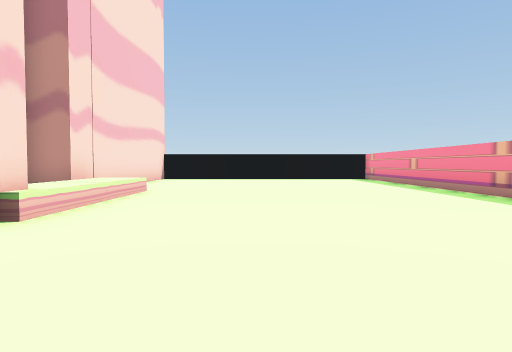
view 1 (above)

13 first-person views from a walk through a Unity game level. The camera is 0.59 m above the floor, tilts 2° down and sees 75° across. The floor is counted in squares, 1 m on a side. Each view is taken from the middle of a square. On the plan, view 1 faces up. The plan holds only what a view shows up to about 9 squares ahead; the rest is blank. The player is left out.

view 2
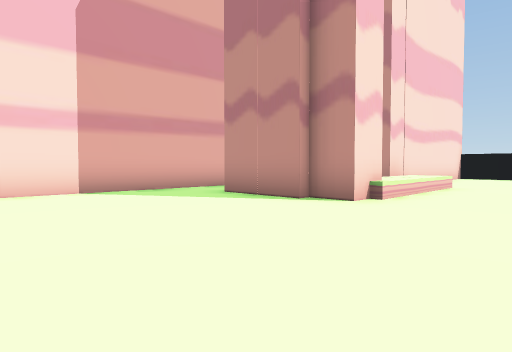

view 3
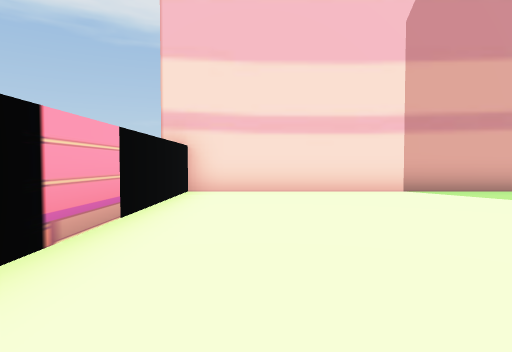

view 4
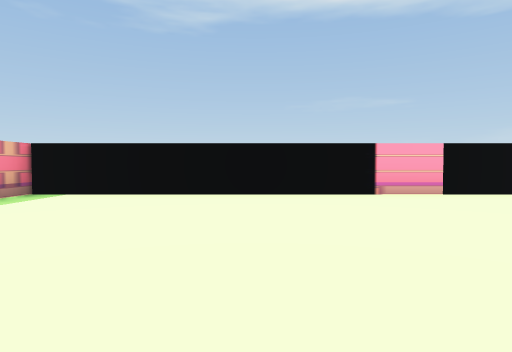

view 5
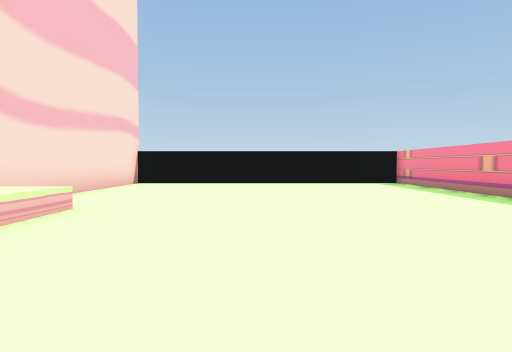

view 6
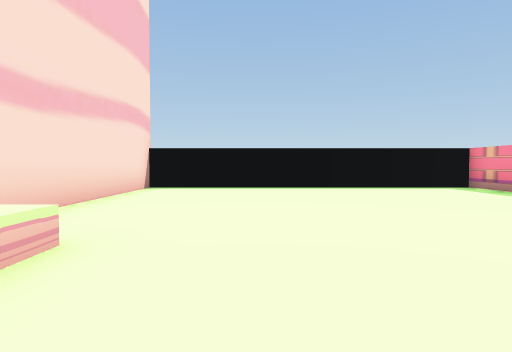

view 7
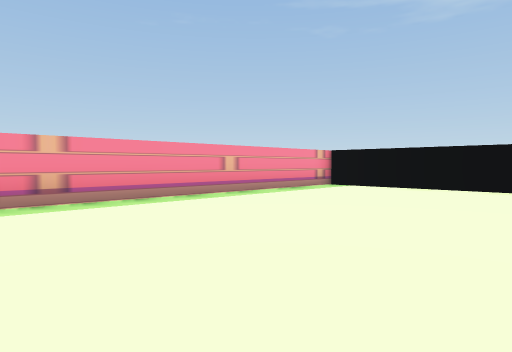

view 8
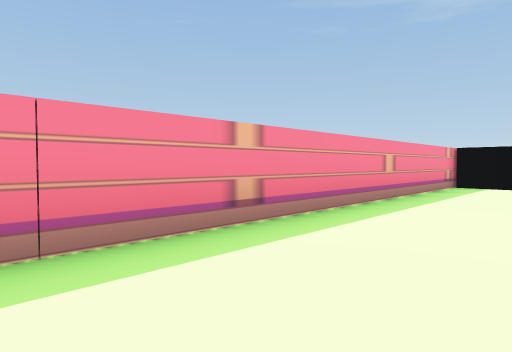

view 9
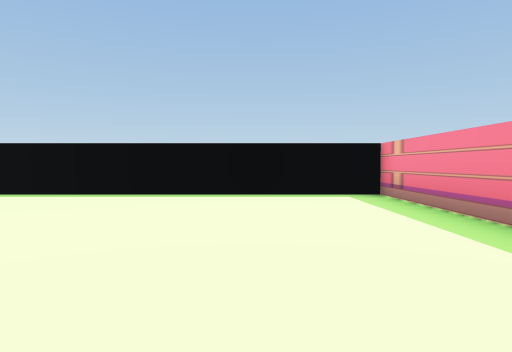

view 10
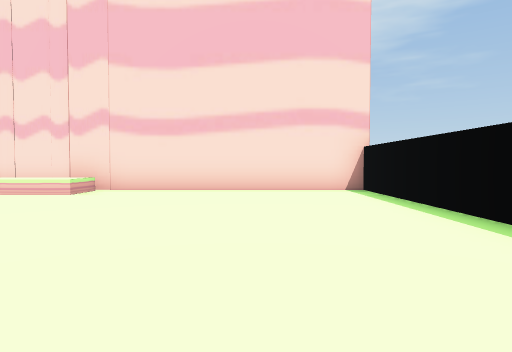

view 11
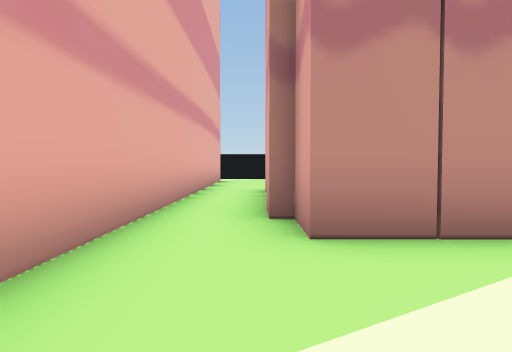

view 12
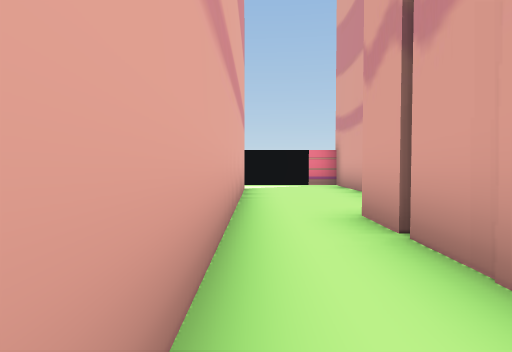

view 13
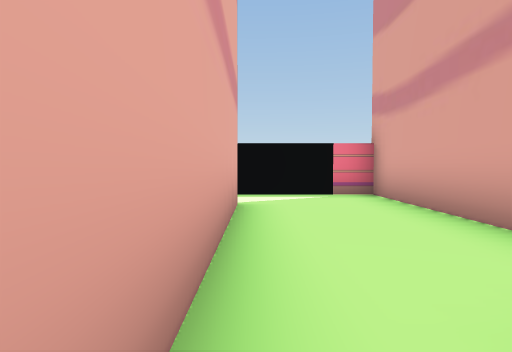

### Floor plan
Points are (right, up) in squares from view 1. A wall is a line through its corners. A room is listed if a view was taken in it or the views show most of it. See-through windows are left out.
Room 1 (views 1, 2, 3, 4, 5, 6, 7, 8, 9, 10, 11, 12, 13)
walls: (-2.7, 4) (-2.7, 2.9) (-3.6, 2.9); (-3.5, 2.6) (-5.6, 2.6) (-5.6, 3.6); (-5.8, 3.5) (-5.8, 7.9); (-4.8, 6.1) (-4.8, 4.1); (-7.3, 7.4) (-7.3, -4.5) (-3.6, -4.5); (4.4, -4.2) (4.4, 13.5) (-3.7, 13.5) (-3.7, 6.7) (-4.6, 6.7)
ways out: opening at (-7, 8)
objects: other object (-3, -5) to (4, -5); other object (-3, 5); other object (-3, 6)

Positions as (right, up) in squares from view 1, and headings:
1: (0, 0), facing up
2: (0, -2), facing up-left
3: (0, -3), facing left
4: (0, 2), facing down
5: (0, 3), facing up
6: (-1, 5), facing up
7: (-1, 4), facing down-right
8: (2, 5), facing down-right
9: (2, 7), facing up
10: (4, 11), facing left
11: (-6, 0), facing up
12: (-7, 4), facing up
13: (-7, 7), facing up
